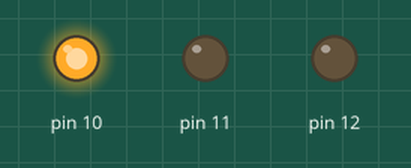
Bench run of a sketch on a simulated Arduino Uno, built with avr-gcc and run on an emulated ATmega328P. Shown: output pins drawn as LEDs (lit = HIGH).

Above: at 2.0 s.
At 7.0 s:
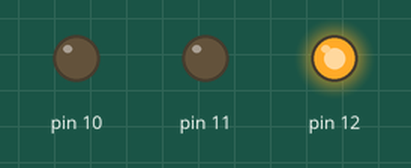
At 11.0 s:
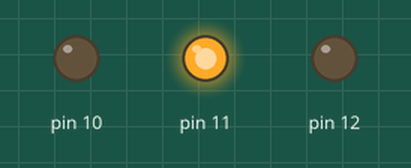
Timing chart, 0 to 15.6 s (numbered marks = the images above):
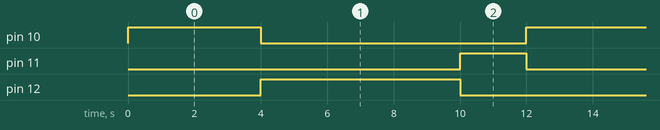

The sketch:

semaforo.ino
```cpp
class Led {
private:
  int porta; // Existe para que a porta seja setada e inalterada.

public:
  // Construtor: Configura o pino
  Led(int p) {
    porta = p;
    pinMode(porta, OUTPUT);
  }

  void ligar() { // Criar método ligar para ser aplicado em cada led
    digitalWrite(porta, HIGH);
  }

  void desligar() { // Criar método desligar para ser aplicado em cada led
    digitalWrite(porta, LOW);
  }

  void ligarPor(long milissegundos) { // Definir o tempo pelo qual o led será ligado
    ligar();
    delay(milissegundos);
    desligar();
  }
};

// Os objetos são criados diretamente na memória do programa.
Led ledVermelho(12); // Objeto Vermelho existe no endereço X
Led ledAmarelo(11); // Objeto Amarelo existe no endereço Y
Led ledVerde(10);   // Objeto Verde existe no endereço Z

// --- 1. Declaração dos PONTEIROS para os objetos Led ---
// Eles agora vão apontar para os objetos já existentes (ledVermelho, etc.)
Led* ledVermelhoPtr;
Led* ledAmareloPtr;
Led* ledVerdePtr;


void setup() {

  // 2. Atribuição dos endereços dos objetos aos ponteiros
  // O operador '&' (endereço de) pega o endereço de memória da variável
  ledVermelhoPtr = &ledVermelho;
  ledAmareloPtr = &ledAmarelo;
  ledVerdePtr = &ledVerde;
}

void loop() {

  // 3. Acessando os Métodos via Ponteiro (Continua usando '->')
  // O acesso permanece o mesmo: usamos '->' porque estamos lidando com PONTEIROS.

  ledVerdePtr->ligarPor(4000);

  ledVermelhoPtr->ligarPor(6000);

  ledAmareloPtr->ligarPor(2000);
}
```

Measured:
- by itself, pin 10: alternates HIGH for 4.0 s and LOW for 8.0 s
- by itself, pin 11: alternates HIGH for 2.0 s and LOW for 10.0 s
- by itself, pin 12: alternates HIGH for 6.0 s and LOW for 6.0 s
